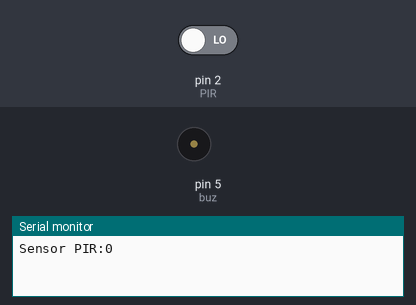
A sketch run on a simulated Arduino Uno, built with avr-gcc and run on an emulated ATmega328P. Shown: buzzer (waves = sounding), the last lines printed to the serial monitor. Inputs (shaded band) come from the test bench; at power-on: pin 2 (PIR) LOW.

Above: at 0.1 s.
At 0.6 s:
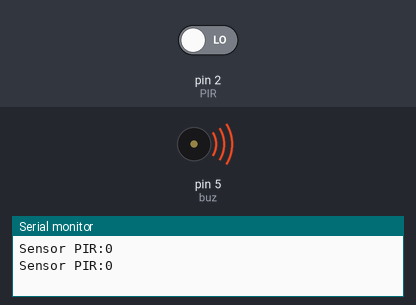
Timing chart, 0 to 2.1 s (numbered marks = the images above):
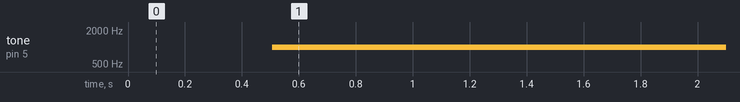

The sketch:

2.PIR_buz_tone.ino
```cpp
int PIR = 2;
int buz=5;

void setup() {
  // put your setup code here, to run once:
 Serial.begin(115200); //baudrate yang digunakan untuk komunikasi microcontroller dengan komputer
 pinMode(PIR,INPUT);
 pinMode(buz, OUTPUT);
}
void loop() {
 //Program yang akan dijalankan berulang-ulang
 int bacaPIR=digitalRead(PIR); //Membaca Nilai Sensor PIR
 //Print ke Serial Monitor
 Serial.print("Sensor PIR:");
 Serial.print(bacaPIR);
 Serial.println();
  delay(500);
 for (int i=700; i<=1000; i++){
  tone(buz, i);

 }
}
```

Measured:
- by itself, tone on pin 5 (buz): silent → 1000 Hz at 0.51 s
